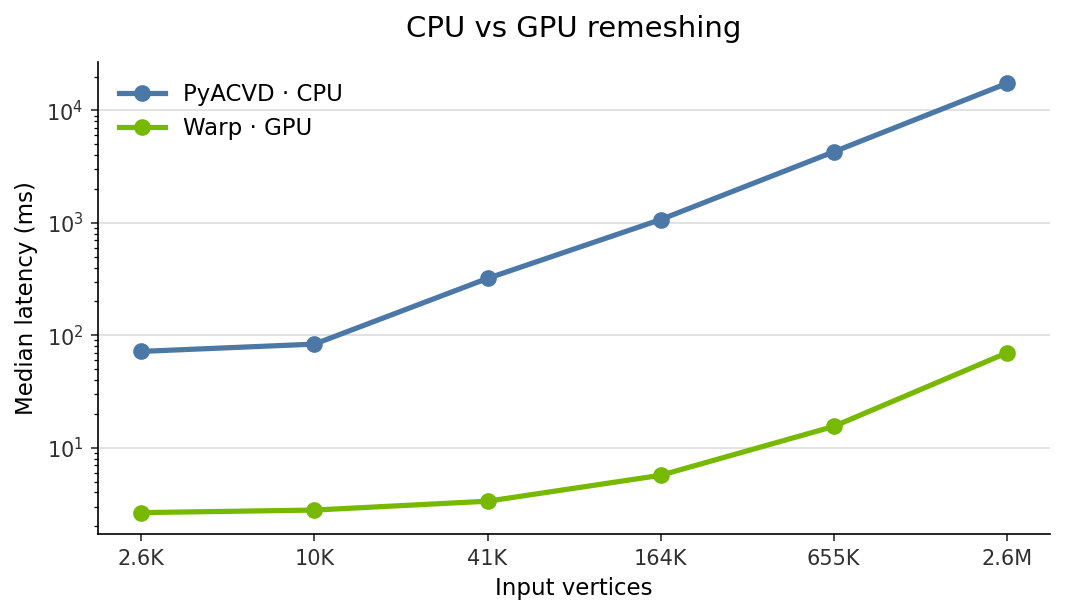

Reproduce this figure in Python.
"""Benchmark CPU and GPU remeshing and render the documentation plot."""

from __future__ import annotations

import statistics
import time
from pathlib import Path

import matplotlib
import torch

matplotlib.use("Agg")
import matplotlib.pyplot as plt  # noqa: E402

from physicsnemo.mesh.primitives.surfaces import sphere_icosahedral
from physicsnemo.mesh.remeshing import remesh

OUTPUT = Path(__file__).parent / "remeshing_performance.png"
SUBDIVISIONS = (4, 5, 6, 7, 8, 9)
REPEATS = 3


def measure(mesh, n_clusters: int, implementation: str) -> float:
    """Return median warmed end-to-end latency in milliseconds."""
    remesh(mesh, n_clusters, implementation=implementation)
    if mesh.points.is_cuda:
        torch.cuda.synchronize(mesh.points.device)

    samples = []
    for _ in range(REPEATS):
        if mesh.points.is_cuda:
            torch.cuda.synchronize(mesh.points.device)
        start = time.perf_counter()
        result = remesh(mesh, n_clusters, implementation=implementation)
        if mesh.points.is_cuda:
            torch.cuda.synchronize(mesh.points.device)
        samples.append(1_000.0 * (time.perf_counter() - start))
        # Keep the result alive through synchronization and until the sample is
        # recorded, matching the ASV benchmark's end-to-end lifetime.
        if result.n_cells == 0:
            raise RuntimeError("remeshing returned an empty surface")
    return statistics.median(samples)


if not torch.cuda.is_available():
    raise RuntimeError("A CUDA device is required to benchmark Warp remeshing")

vertex_counts = []
cpu_ms = []
gpu_ms = []
for subdivisions in SUBDIVISIONS:
    cpu_mesh = sphere_icosahedral.load(subdivisions=subdivisions, device="cpu")
    gpu_mesh = cpu_mesh.to("cuda")
    target = max(3, cpu_mesh.n_points // 8)

    vertex_counts.append(cpu_mesh.n_points)
    gpu_ms.append(measure(gpu_mesh, target, "warp"))
    cpu_ms.append(measure(cpu_mesh, target, "pyacvd"))
    print(
        f"{cpu_mesh.n_points:>8,} vertices -> {target:>7,}: "
        f"Warp {gpu_ms[-1]:8.3f} ms, PyACVD {cpu_ms[-1]:8.3f} ms, "
        f"{cpu_ms[-1] / gpu_ms[-1]:6.1f}x"
    )

positions = range(len(vertex_counts))


def compact_count(count: int) -> str:
    if count >= 1_000_000:
        return f"{count / 1_000_000:.1f}M"
    if count >= 10_000:
        return f"{count / 1_000:.0f}K"
    return f"{count / 1_000:.1f}K"


labels = [compact_count(count) for count in vertex_counts]

fig, axis = plt.subplots(figsize=(7.2, 4.2), dpi=150)
axis.plot(
    positions,
    cpu_ms,
    marker="o",
    markersize=7,
    linewidth=2.5,
    color="#4C78A8",
    label="PyACVD · CPU",
)
axis.plot(
    positions,
    gpu_ms,
    marker="o",
    markersize=7,
    linewidth=2.5,
    color="#76B900",
    label="Warp · GPU",
)

axis.set_yscale("log")
axis.set_xticks(list(positions), labels)
axis.set_xlabel("Input vertices", fontsize=11)
axis.set_ylabel("Median latency (ms)", fontsize=11)
axis.set_title("CPU vs GPU remeshing", fontsize=14, pad=12)
axis.grid(True, axis="y", which="major", color="#dddddd", linewidth=0.8)
axis.set_axisbelow(True)
axis.legend(frameon=False, fontsize=11, loc="upper left")
axis.spines[["top", "right"]].set_visible(False)
axis.tick_params(colors="#303030")
fig.patch.set_facecolor("white")
axis.set_facecolor("white")
fig.tight_layout()
fig.savefig(OUTPUT, bbox_inches="tight", facecolor="white")
plt.close(fig)

print(f"Saved {OUTPUT}")
